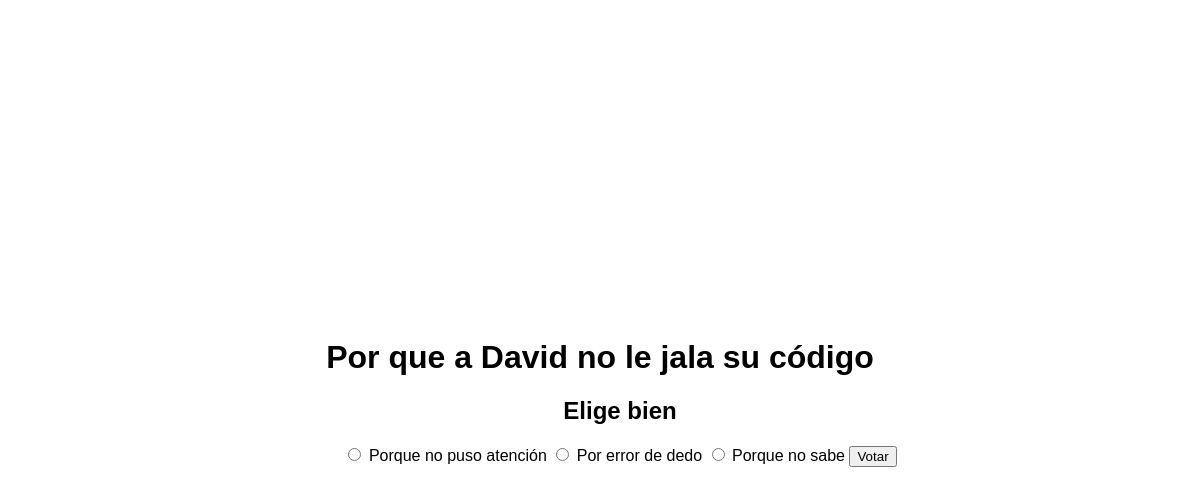
/poll/2/vote/, run on the app's committed database.
### poll/models.py (models this page shows, shortened)
class Question (models.Model):
    question_text = models.CharField(max_length= 150)
    pub_date = models.DateTimeField()

class Choice(models.Model):
    choice_text = models.CharField(max_length= 100)
    question = models.ForeignKey(Question, on_delete= models.CASCADE)
    vote = models.IntegerField(default= 0)

### poll/views.py (the view, shortened to what this page needs)
# urls.py: path('<int:q_id>/vote/', views.vote, name = 'vote'),
def vote (request, q_id):
    q = get_object_or_404(Question, pk=q_id)
    return render(request, 'poll/vote.html', {
    "question": q
})

### templates/poll/vote.html (shortened to what this page needs)
{% extends "base.html" %}
{% block content %}
<h1>{{ question.question_text }}</h1>
<ul>
    <h2> Elige bien </h2>
    <form method="post">
        {% for c in question.choice_set.all %}
        <input
        type="radio"
        name="choice"
        id="c_{{c.id}}"
        value="{{c.id}}"/>
        <label for="c_{{c.id}}">{{ c.choice_text }}</label>
        {% endfor %}
        <input type="submit" value ="Votar">
    </form>
</ul>
{% endblock %}

### static/css/styles.css (style rules this page uses)
body { padding: 0; margin: 0; font-family:Verdana, Geneva, Tahoma, sans-serif; width: 100vw; height: 100vh; display: grid; place-items: center; }

### data on the page
Question: question_text "Por que a David no le jala su código"
Choice: choice_text "Porque no puso atención"
Choice: choice_text "Por error de dedo"
Choice: choice_text "Porque no sabe"
